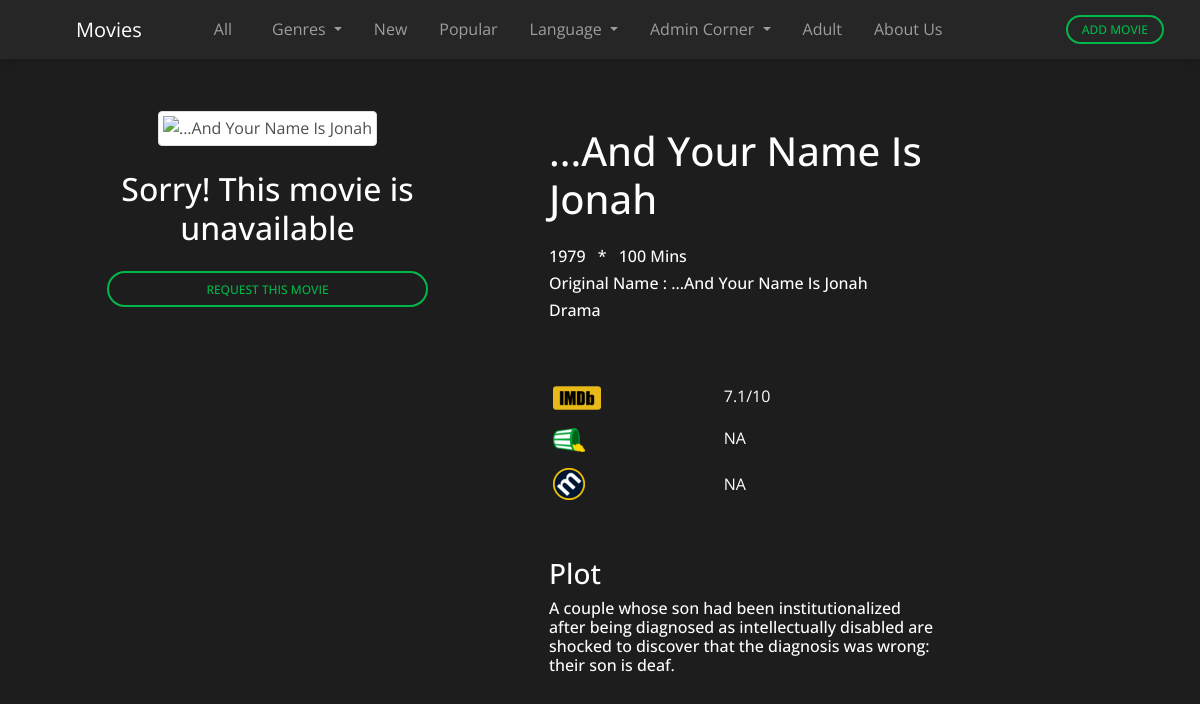
The app's page /moviedetails/105326 (signed in) with its own data.
### package/models.py (models this page shows, shortened)
class SavedMovies(db.Model, UserMixin):
    id = db.Column(db.String(100), unique=True, primary_key = True)
    imdb_id = db.Column(db.String(100), unique=True, nullable=False)
    keywords = db.Column(db.String(100), nullable=False)
    tmdb_data = db.Column(db.Text, unique=True, nullable=False)
    omdb_data = db.Column(db.Text, unique=True, nullable=False)

### package/route.py (the view)
@app.route("/moviedetails/<id>", methods={"GET", "POST"})
@login_required
def moviedetails(id):
    if request.method == "GET":
        movie = Movie.query.filter_by(id=id).first()
        tmdb_info = {}
        omdb_info = {}
        related_movies = []
        if movie:
            saved_movie = SavedMovies.query.filter_by(id=id).first()
            if not saved_movie:
                tmdb_info, omdb_info = fetchAllDetails(id, movie.imdb_id)
                save_movie = SavedMovies(id=id, imdb_id=movie.imdb_id, keywords=movie.name, tmdb_data=json.dumps(tmdb_info), omdb_data=json.dumps(omdb_info))
                db.session.add(save_movie)
                db.session.commit()
            else:
                tmdb_info = json.loads(saved_movie.tmdb_data)
                omdb_info = json.loads(saved_movie.omdb_data)
            related_movies = fetchSimilarMovies(movie)
            return render_template("details.html", user=current_user, movie=movie, tmdb_info=tmdb_info, omdb_info=omdb_info, related_movies=related_movies, value="hidden")
        else:
            saved_movie = SavedMovies.query.filter_by(id=id).first()
            if not saved_movie:
                tmdb_info = getTMDBRes(id)
                imdb_id = tmdb_info["imdb_id"]
                if imdb_id == None:
                    imdb_id = findIMDBid(tmdb_info["title"])
                omdb_info = getOMDBRes(imdb_id)
                new_movie = SavedMovies(id=id, imdb_id=imdb_id, keywords=tmdb_info["title"], tmdb_data=json.dumps(tmdb_info), omdb_data=json.dumps(omdb_info))
                db.session.add(new_movie)
                db.session.commit()
            else:
                tmdb_info = json.loads(saved_movie.tmdb_data)
                omdb_info = json.loads(saved_movie.omdb_data)
                imdb_id = tmdb_info["imdb_id"]
            moviegenre = omdb_info["Genre"]
            if not moviegenre:
                moviegenre = ""
                for i in tmdb_info["genres"]:
                    moviegenre += i["name"]
                    moviegenre += ", "
            fetchSavedSimilarMovies(moviegenre)
            return render_template("newdetails.html", id=id, user=current_user, imdb_id=imdb_id, tmdb_info=tmdb_info, omdb_info=omdb_info, related_movies=related_movies, itp=imdb_title_prefix, iip=imdb_image_prefix, genre=moviegenre, value="hidden")

### package/main.py (called while the page is built)
def fetchSavedSimilarMovies(moviegenre):
    related_movies = []
    movies = Movie.query.filter_by(is_archived=False).all()
    genre = moviegenre.split(", ")
    if "Animation" in genre:
        for i in movies:
            if "Animation" in i.genre.split(", "):
                related_movies.append(i)
    else:
        for i in movies:
            if "Animation" not in i.genre.split(", "):
                if set(genre) & set(i.genre.split(", ")):
                    related_movies.append(i)
    return related_movies

### package/models.py (called while the page is built)
@login_manager.user_loader
def load_user(user_email):
    return User.query.get(str(user_email))

### package/templates/newdetails.html (shortened to what this page needs)
{% extends 'base.html' %}
{% block body %}
<div class="container-fluid text-center justify-content-center">
    <div class="row g-5">
        <div class="col-xs-12 col-sm-12 col-md-6 col-lg-5 col-xl-5">
            <div class="mt-3">
                <img class="img-fluid z-depth-2 img-thumbnail rounded" style="max-height: 70vh;"
                    src="{% if tmdb_info['poster_path'] != None %}{{iip|string + tmdb_info['poster_path']|string}}{% else %}/static/img/notAvailable.jpg{% endif %}" alt="{{tmdb_info['title']}}">
                <div class="text-center align-items-center my-4" style="background-color: rgb(29, 29, 29);">
                    <div class="h2 text-white mb-4">Sorry! This movie is unavailable</div>
                    <button type="button" class="col col-9 btn btn-outline-success btn-md  btn-rounded waves-effect"
                    onclick="
                    location.href = '/request/{{imdb_id}}' + '+' + '{{id}}'
                    Swal.fire({
                        title: 'Submitting Request...',
                        imageUrl: '../../../static/img/spinner.gif',
                        timer: 3000
                    })">
                        Request This Movie
                    </button>
                </div>
            </div>
        </div>
        <div class="col-sm-12 col-xs-12 col-md-6 col-xl-5 col-lg-5">
            <div class="row gy-4 mx-2 mt-2">
                <div class="text-white text-left ">
                    <div class="h1">{{tmdb_info['title']}}</div>
                    <div class="h6 mt-4">
                        <span class="mr-2">{{tmdb_info['release_date'].split("-")[0]}}</span>
                        <span>*</span>
                        <span class="ml-2">{{tmdb_info['runtime']}} Mins</span>
                        </div>
                    <div class="h6">Original Name : {{tmdb_info['original_title']}}</div>
                    <div class="h6">
                        {% if genre.endswith(", ") %}
                            {{genre.replace(",","")}}
                        {% else %}
                            {{genre.replace(", ","/ ")}}
                        {% endif %}
                    </div>
                </div>
            </div>
            <div class="row mt-5 gy-5 text-white">
                <div class="row my-2 ">
                    <div class="col-3 mx-4 text-left">
                        <div class=""><img style="max-width:48px;" src="../../../static/img/imdb.png"></div>
                    </div>
                    <div class="col-3 mx-4 text-left">
                        {% if omdb_info %}
                            {% if omdb_info["Ratings"] %}
                                <div class="mx-3">{{omdb_info["Ratings"][0]["Value"]}}</div>
                            {% else %}
                                <div class="mx-3">{{omdb_info["imdbRating"]}}</div>
                            {% endif %}
                        {% else %}
                        <div class="mx-3">{{tmdb_info["vote_average"]}}</div>
                        {% endif %}
                    </div>
                </div>
                {% if omdb_info["Ratings"] %}
                    <div class="row my-2">
                        <div class="col-3 mx-4 text-left">
                            <div class=""><img style="max-width:32px;" src="../../../static/img/rotten_tomatoes.png"></div>
                        </div>
                        {% if omdb_info["Ratings"][1] %}
                            <div class="col-3 mx-4 text-left">
                                <div class="mx-3">{{omdb_info["Ratings"][1]["Value"]}}</div>
                            </div>
                        {% else %}
                            <div class="col-3 mx-4 text-left">
                                <div class="mx-3">NA</div>
                            </div>
                        {% endif %}
                    </div>
                    <div class="row my-2">
                        <div class="col-3 mx-4 text-left">
                            <div class=""><img style="max-width:32px;" src="../../../static/img/metacritic32.png"></div>
                        </div>
                        {% if omdb_info["Ratings"][2] %}
                            <div class="col-3 mx-4 text-left">
                                <div class="mx-3">{{omdb_info["Ratings"][2]["Value"]}}</div>
                            </div>
                        {% else %}
                            <div class="col-3 mx-4 text-left">
                                <div class="mx-3 my-1">NA</div>
                            </div>
                        {% endif %}
                    </div>
                {% endif %}
            </div>
            <div class="text-left row mt-5 mx-2">
                <div class="h3 text-white">Plot</div>
                {% if omdb_info["Plot"] %}
                    <div class="h6 text-white">{{omdb_info["Plot"]}}</div>
                {% else %}
                <div class="h6 text-white">{{tmdb_info["overview"]}}</div>
                {% endif %}
            </div>
        </div>
    </div>
</div>
{% endblock body %}

### package/static/css/custom.css (style rules this page uses)
body { font-family: 'Open Sans', sans-serif; }

### records on screen
SavedMovies: title "...And Your Name Is Jonah", original_title "...And Your Name Is Jonah"

### other values on screen
{{ tmdb_info['release_date'].split("-")[0] }} "1979"
{{ tmdb_info['runtime'] }} "100"
{{ genre.replace(", ","/ ") }} "Drama"
{{ omdb_info["Ratings"][0]["Value"] }} "7.1/10"
{{ omdb_info["Plot"] }} "A couple whose son had been institutionalized after being diagnosed as intellectually disabled are shocked to discover that the diagnosis was wrong: their son is deaf."
